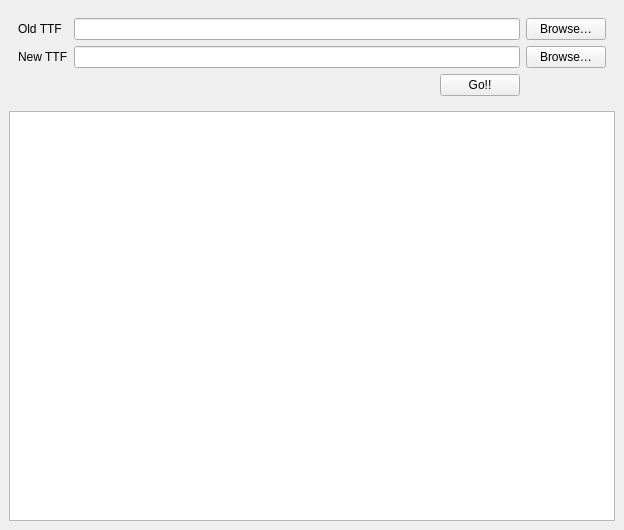
<?xml version="1.0" encoding="UTF-8"?>
<ui version="4.0">
 <class>FmMain</class>
 <widget class="QMainWindow" name="FmMain">
  <property name="geometry">
   <rect>
    <x>0</x>
    <y>0</y>
    <width>624</width>
    <height>530</height>
   </rect>
  </property>
  <property name="windowTitle">
   <string>TTF: what changed?</string>
  </property>
  <widget class="QWidget" name="centralwidget">
   <layout class="QVBoxLayout" name="verticalLayout">
    <item>
     <widget class="QWidget" name="wiIn" native="true">
      <layout class="QGridLayout" name="gridLayout">
       <item row="1" column="2">
        <widget class="QLineEdit" name="edNew"/>
       </item>
       <item row="0" column="0">
        <widget class="QLabel" name="lbOld">
         <property name="text">
          <string>Old TTF</string>
         </property>
        </widget>
       </item>
       <item row="1" column="0">
        <widget class="QLabel" name="lbNew">
         <property name="text">
          <string>New TTF</string>
         </property>
        </widget>
       </item>
       <item row="0" column="2">
        <widget class="QLineEdit" name="edOld"/>
       </item>
       <item row="1" column="3">
        <widget class="QPushButton" name="btBrowseNew">
         <property name="text">
          <string>Browse…</string>
         </property>
        </widget>
       </item>
       <item row="0" column="3">
        <widget class="QPushButton" name="btBrowseOld">
         <property name="text">
          <string>Browse…</string>
         </property>
        </widget>
       </item>
       <item row="2" column="2">
        <layout class="QHBoxLayout" name="horizontalLayout_2">
         <item>
          <spacer name="horizontalSpacer">
           <property name="orientation">
            <enum>Qt::Horizontal</enum>
           </property>
           <property name="sizeHint" stdset="0">
            <size>
             <width>40</width>
             <height>20</height>
            </size>
           </property>
          </spacer>
         </item>
         <item>
          <widget class="QPushButton" name="btGo">
           <property name="text">
            <string>Go!!</string>
           </property>
          </widget>
         </item>
        </layout>
       </item>
      </layout>
     </widget>
    </item>
    <item>
     <widget class="QPlainTextEdit" name="memoResult"/>
    </item>
   </layout>
  </widget>
 </widget>
 <tabstops>
  <tabstop>edOld</tabstop>
  <tabstop>btBrowseOld</tabstop>
  <tabstop>edNew</tabstop>
  <tabstop>btBrowseNew</tabstop>
  <tabstop>btGo</tabstop>
  <tabstop>memoResult</tabstop>
 </tabstops>
 <resources/>
 <connections/>
</ui>
